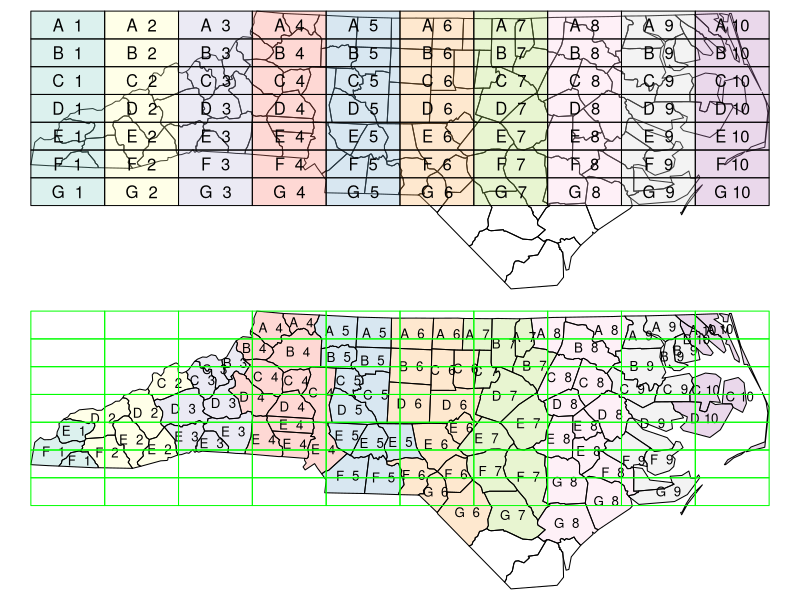
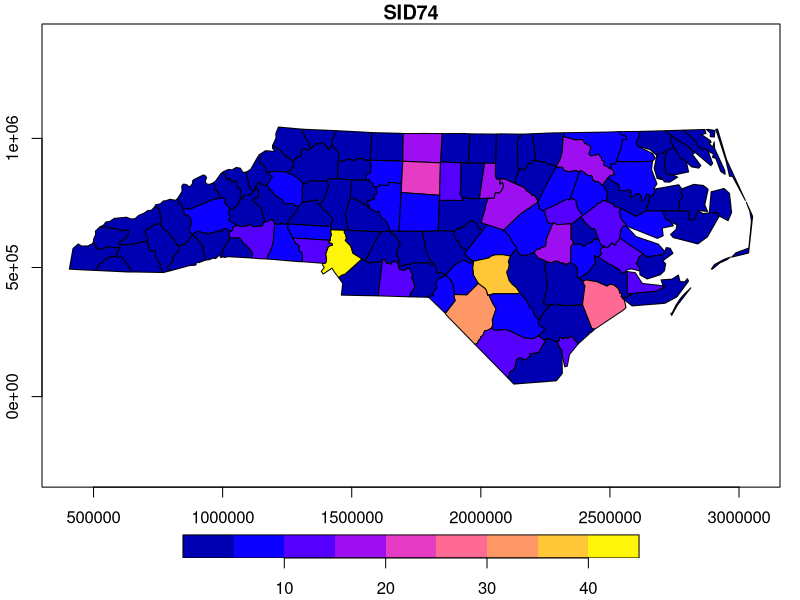
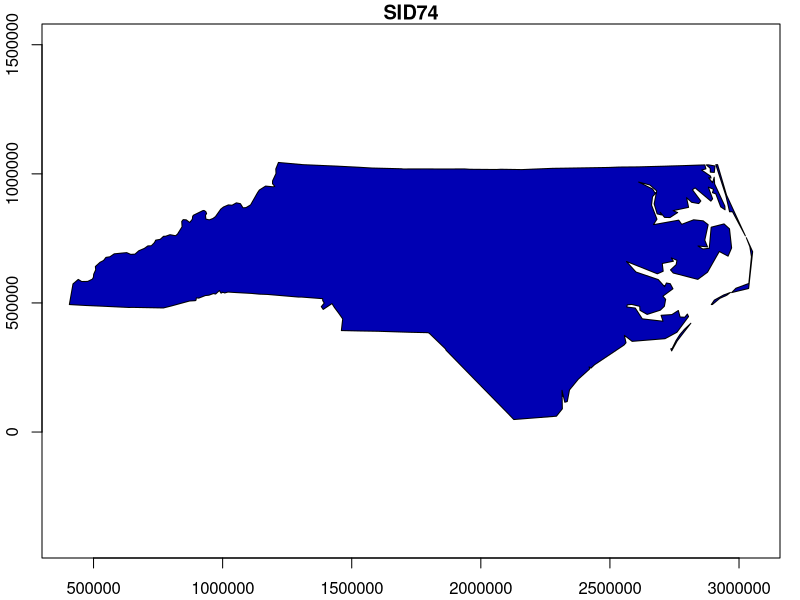

Here is the R script that generated these plots, in order:
## ---- chunk 1
library(sf)
library(dplyr)
system.file("gpkg/nc.gpkg", package="sf") %>%
	read_sf() %>%
	st_transform(32119) %>%
	select(BIR74, SID74, NAME) %>%
	st_centroid() %>%
	head(n = 1) -> x # save as x
st_geometry(x)[[1]]
## ---- chunk 2
# example of largest = TRUE:
nc <- st_transform(read_sf(system.file("shape/nc.shp", package="sf")), 2264)
gr = st_sf(
         label = apply(expand.grid(1:10, LETTERS[10:1])[,2:1], 1, paste0, collapse = " "),
         geom = st_make_grid(nc))
gr$col = sf.colors(10, categorical = TRUE, alpha = .3)
# cut, to check, NA's work out:
gr = gr[-(1:30),]
suppressWarnings(nc_j <- st_join(nc, gr, largest = TRUE))
# the two datasets:
opar = par(mfrow = c(2,1), mar = rep(0,4))
plot(st_geometry(nc_j))
plot(st_geometry(gr), add = TRUE, col = gr$col)
text(st_coordinates(st_centroid(st_geometry(gr))), labels = gr$label)
# the joined dataset:
plot(st_geometry(nc_j), border = 'black', col = nc_j$col)
text(st_coordinates(st_centroid(st_geometry(nc_j))), labels = nc_j$label, cex = .8)
plot(st_geometry(gr), border = 'green', add = TRUE)
par(opar)
## ---- chunk 3
plot(nc["SID74"], axes = TRUE)
sf_use_s2(TRUE)
nc$lng = st_coordinates(st_centroid(st_geometry(nc)))[,1] > -79
nc$lat = st_coordinates(st_centroid(st_geometry(nc)))[,2] > 35.5
nc.grp = aggregate(nc["SID74"], list(nc$lng, nc$lat), sum)
plot(nc.grp["SID74"], axes = TRUE)
## ---- chunk 4
a = aggregate(nc["SID74"], gr, sum)
c(sid74_sum_counties = sum(nc$SID74), sid74_sum_rectangles = sum(a$SID74, na.rm = TRUE))
